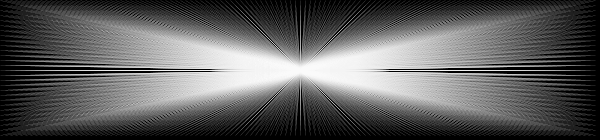
Frame 1 (no input)
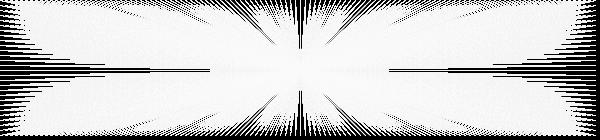
Frame 60 (the mouse pressed at the canvas centre just before this capture)
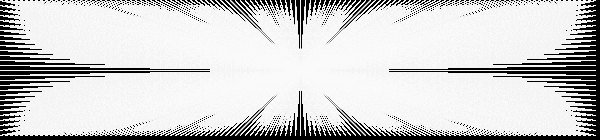
Frame 120 (the mouse held since frame 60 and released just before this capture)

The Processing sketch that drew these frames (run headless with seeded random() and noise(); from frame 60 on, the mouse is pressed at the canvas centre):

// Processing sketch: processing_13817
// ── processing_13817.pde

void setup(){
size(600,140);
background(0);

}

void draw(){
stroke(250);
strokeWeight (0.1);    //왜안얇아지지..

for(int a = 0; a < 600; a = a+5){
for(int s = 0; s < 140; s = s+5){

point(a,s);

line(300,70,a,s);


//line(0, 70, 50, 70);

}
}

}
